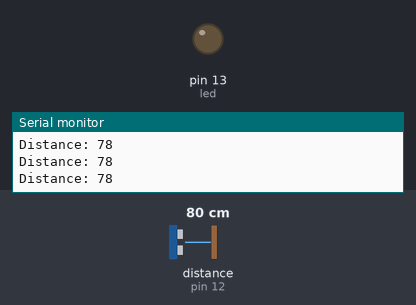
A sketch run on a simulated Arduino Uno, built with avr-gcc and run on an emulated ATmega328P. On the bench: output pins drawn as LEDs (lit = HIGH), the last lines printed to the serial monitor. Wiring (inferred from the names in the program): ultrasonic range finder: trigger pin 11; echo pin 12. The test bench sets the inputs (shaded band); at power-on: distance to the obstacle (sensor on pin 12) 80 cm. The echo pulse lasts 58.3 µs per cm; pins used as bus, display or sensor lines are not drawn.

Above: at 1.2 s.
1.3 s: distance to the obstacle (sensor on pin 12) set to 13 cm
4.3 s: distance to the obstacle (sensor on pin 12) set to 10 cm
At 4.6 s:
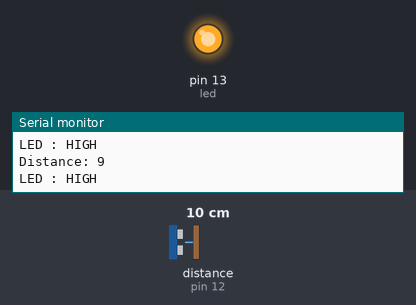
5.8 s: distance to the obstacle (sensor on pin 12) set to 18 cm
At 6.9 s:
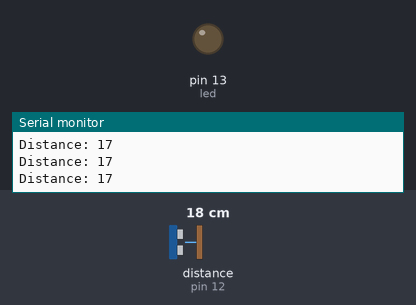
8.8 s: distance to the obstacle (sensor on pin 12) set to 2 cm
At 9.6 s:
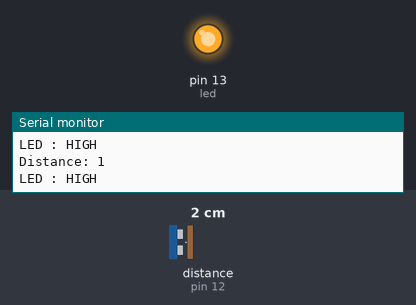
Timing chart, 0 to 11.3 s (numbered marks = the images above; inputs shaded):
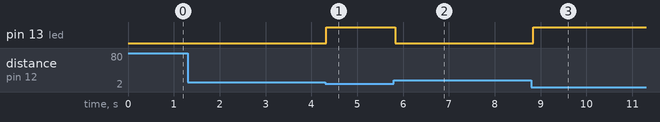

Measured:
- the behaviour switches between 12 and 11 cm on distance to the obstacle (sensor on pin 12) (found by bisection; images 0 and 1)
- after the input at 4.3 s, pin 13 (led): LOW → HIGH at once
- after the input at 5.8 s, pin 13 (led): HIGH → LOW at once
- after the input at 8.8 s, pin 13 (led): LOW → HIGH at once

The sketch:

Ultrasonic.ino
```cpp
const int trigPin = 11;
const int echoPin = 12;
const int led = 13;

long duration;
int distance;


void setup() {
  Serial.begin(9600);
  Serial.println("Micro Project Thailand ~^.^~ ");
  pinMode(trigPin, OUTPUT); // Sets the trigPin as an Output
  pinMode(echoPin, INPUT); // Sets the echoPin as an Input
  pinMode(led, OUTPUT);
}


void loop() {
  // Clears the trigPin
  digitalWrite(trigPin, LOW);
  delayMicroseconds(2);
  // Sets the trigPin on HIGH state for 10 micro seconds
  digitalWrite(trigPin, HIGH);
  delayMicroseconds(10);
  digitalWrite(trigPin, LOW);
  // Reads the echoPin, returns the sound wave travel time in microseconds
  duration = pulseIn(echoPin, HIGH);
  // Calculating the distance
  distance = duration * 0.034 / 2;
  // Prints the distance on the Serial Monitor
  Serial.print("Distance: ");
  Serial.println(distance);


  if (distance <= 10 ) {
    Serial.println("LED : HIGH");
    digitalWrite(led, HIGH);
  }
  else {
    digitalWrite(led, LOW);
  }


}
```
